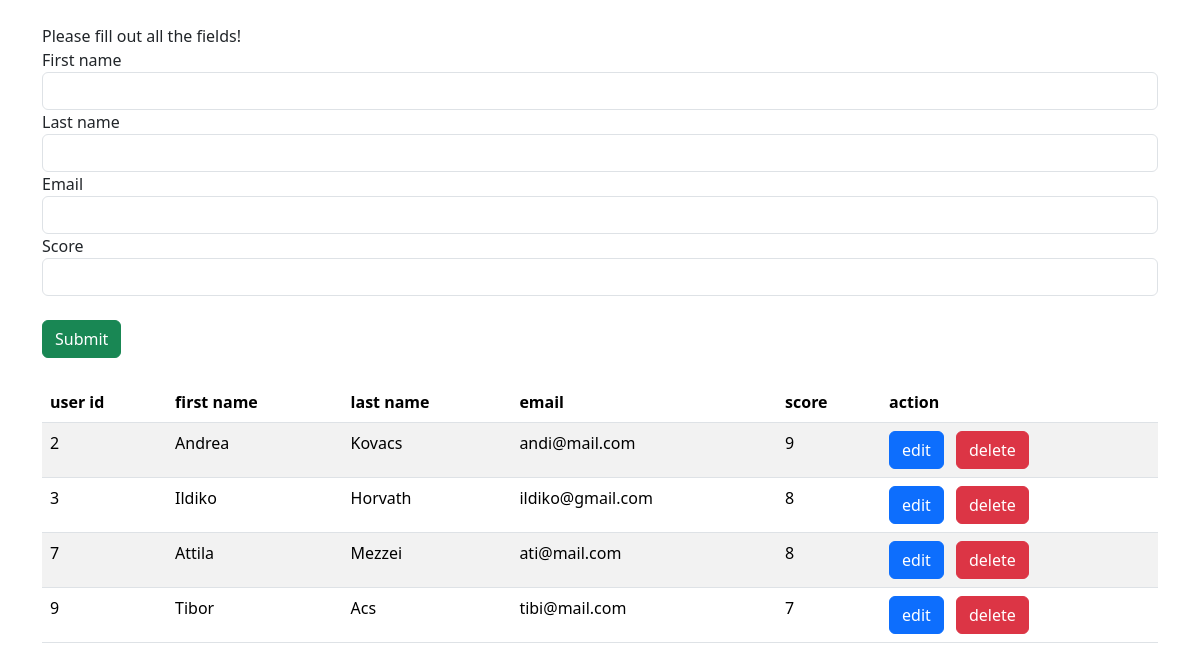
The page / on the database its author committed.
### tables this page shows
CREATE TABLE users  (
    user_id INTEGER PRIMARY KEY AUTOINCREMENT,
    fname VARCHAR(100) NOT NULL,
    lname VARCHAR(100) NOT NULL,
    email VARCHAR(100) UNIQUE NOT NULL,
    score INTEGER NOT NULL);

### index.php (the view, shortened to what this page needs)
<?php
$db = new SQLite3('database/mydb.sqlite');
$statement = "CREATE TABLE IF NOT EXISTS users  (
    user_id INTEGER PRIMARY KEY AUTOINCREMENT,
    fname VARCHAR(100) NOT NULL,
    lname VARCHAR(100) NOT NULL,
    email VARCHAR(100) UNIQUE NOT NULL,
    score INTEGER NOT NULL)";
$db->exec($statement);
function check_fields(){
    $fname = isset($_POST["fname"]) && !empty($_POST["fname"]);
    $lname = isset($_POST["lname"]) && !empty($_POST["lname"]);
    $email = isset($_POST["email"]) && !empty($_POST["email"]);
    $score = isset($_POST["score"]) && !empty($_POST["score"]);
    return $fname && $lname && $email && $score;
}
function user_read_all(){
    global $db;
    $users = $db->query("SELECT * FROM users");
    while ($user = $users->fetchArray()){
        $table_row = <<<USERS
        <tr id="user-{$user['user_id']}">
            <td>{$user['user_id']}</td>
            <td>{$user['fname']}</td>
            <td>{$user['lname']}</td>
            <td>{$user['email']}</td>
            <td>{$user['score']}</td>
            <td>
                <a class="btn btn-primary" data-bs-toggle="modal" data-bs-target="#editUser" data-edit-uid="{$user['user_id']}" onclick="get_edit_id(this)">edit</a>
                <a class="btn btn-danger ms-2" data-bs-toggle="modal" data-bs-target="#deleteUser" data-del-uid="{$user['user_id']}" onclick="get_delete_id(this)">delete</a>
            </td>
        </tr>
        USERS;
        echo $table_row;
    }
}
?>
<!DOCTYPE html>
<html lang="en">
<head>
    <link href="https://cdn.jsdelivr.net/npm/bootstrap@5.3.2/dist/css/bootstrap.min.css" rel="stylesheet">
</head>
<body>
    <div class="container mt-4">
        <?= check_fields() ? "Hello " . $_POST["fname"] : "Please fill out all the fields!" ?>
        <form action="" method="post">
            <label for="fname">First name</label>
            <input type="text" name="fname" class="form-control">
            <label for="lname">Last name</label>
            <input type="text" name="lname" class="form-control">
            <label for="email">Email</label>
            <input type="email" name="email" class="form-control">
            <label for="score">Score</label>
            <input type="number" name="score" min="1" max="10" class="form-control">
            <button type="submit" class="btn btn-success mt-4">Submit</button>
        </form>
         <div class="mt-4">
            <table class="table table-striped">
                <thead>
                    <tr>
                        <th scope="col">user id</th>
                        <th scope="col">first name</th>
                        <th scope="col">last name</th>
                        <th scope="col">email</th>
                        <th scope="col">score</th>
                        <th scope="col">action</th>
                    </tr>
                </thead>
                <tbody>
                    <?php user_read_all(); $db->close(); ?>
                </tbody>
            </table>
        </div>
    </div>
</body>
</html>

### rows shown on the page
users: user_id "2", fname "Andrea", lname "Kovacs", email "andi@mail.com", score "9"
users: user_id "3", fname "Ildiko", lname "Horvath", email "ildiko@gmail.com", score "8"
users: user_id "7", fname "Attila", lname "Mezzei", email "ati@mail.com", score "8"
users: user_id "9", fname "Tibor", lname "Acs", email "tibi@mail.com", score "7"
